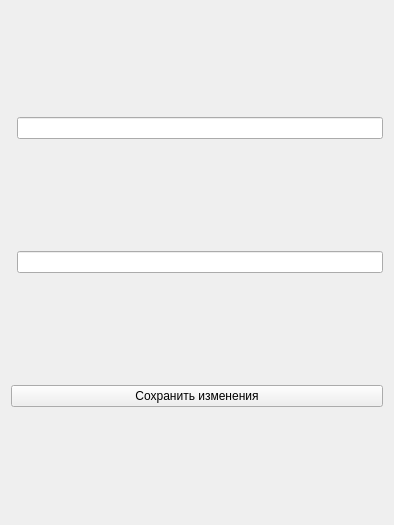
<?xml version="1.0" encoding="UTF-8"?>
<ui version="4.0">
 <class>Form_settings</class>
 <widget class="QWidget" name="Form_settings">
  <property name="geometry">
   <rect>
    <x>0</x>
    <y>0</y>
    <width>394</width>
    <height>525</height>
   </rect>
  </property>
  <property name="windowTitle">
   <string>Form</string>
  </property>
  <layout class="QGridLayout" name="gridLayout">
   <item row="0" column="1">
    <widget class="QLineEdit" name="lineEdit_start"/>
   </item>
   <item row="1" column="1">
    <widget class="QLineEdit" name="lineEdit_finish"/>
   </item>
   <item row="2" column="0" colspan="2">
    <widget class="QPushButton" name="pushButton_save_change">
     <property name="text">
      <string>Сохранить изменения</string>
     </property>
    </widget>
   </item>
  </layout>
 </widget>
 <resources/>
 <connections/>
</ui>
